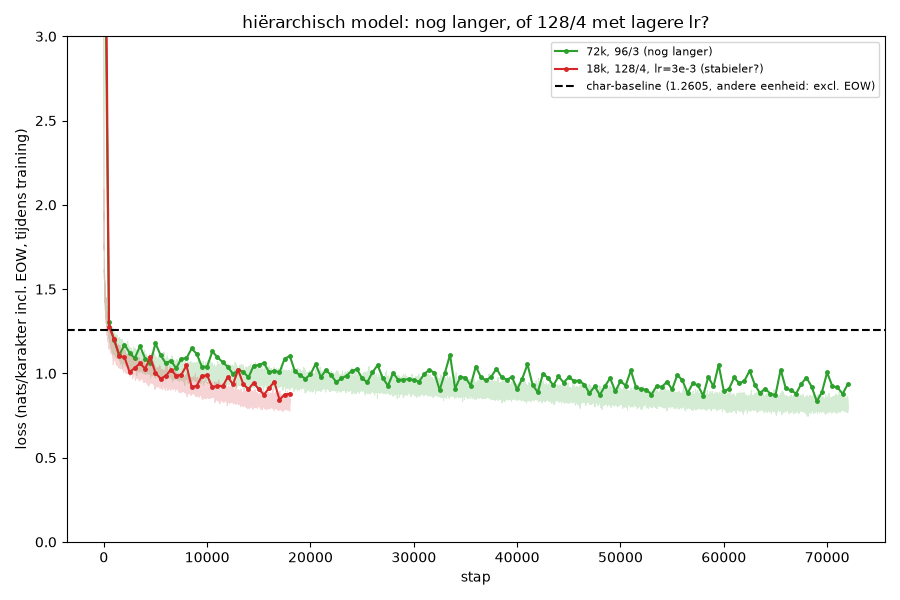

Source code (Python):
"""Vervolg op hierarchisch_sweep2.py (zie EXPERIMENTEN.md experiment 17):
langer trainen won daar duidelijk (36k: 1,1882 tegen 18k: 1,2139), groter
maken (128/4) faalde door instabiliteit op lr=5e-3 (gradient-explosie rond
stap 7500), niet per se door een hard capaciteitsplafond.

Twee vervolgvragen:
  1. Zet "langer trainen" door - blijft de 96/3-config verbeteren bij 72000
     stappen (weer verdubbelen, zoals 18k->36k al deed), of vlakt het af?
  2. Was de instabiliteit van 128/4 echt een leerrate-probleem? Eerst
     goedkoop checken op 18000 stappen met lr=3e-3 (lager dan de 5e-3 die
     instabiel werd) - pas als dat stabiel blijkt, is een langere run daar
     de moeite waard.
"""
import time
from pathlib import Path

import torch
import torch.nn.functional as F
import matplotlib
matplotlib.use("Agg")
import matplotlib.pyplot as plt

from exp import APPARAAT, DATA_MAP, TEKST_BESTANDEN, TRAIN_FRACTIE, CharTokenizer
from hierarchisch import (splits_in_brokken, codeer_brok, bouw_brok_tensor, maak_woord_batch,
                          HierarchischModel, genereer_hierarchisch)

MAX_BROK_LENGTE = 16
BROK_VENSTER = 32
N_KOPPEN_BINNEN = 4
N_EMBED_BUITEN = 160
N_LAGEN_BUITEN = 5
N_KOPPEN_BUITEN = 4
AANTAL = 64
EVAL_INTERVAL = 500
DROPOUT = 0.1

BASELINE_CHAR = 1.2605
WINNAAR_36K = 1.1882  # n_embed_binnen=96, 3 lagen, 36000 stappen, lr=5e-3 - zie experiment 17

VARIANTEN = [
    # goedkoopste eerst: geeft snel een tussentijds signaal terwijl de lange run nog moet komen
    ("18k, 128/4, lr=3e-3 (stabieler?)", dict(n_embed_binnen=128, n_lagen_enc=4, n_lagen_dec=4, n_stappen=18000, lr=3e-3)),
    ("72k, 96/3 (nog langer)",         dict(n_embed_binnen=96, n_lagen_enc=3, n_lagen_dec=3, n_stappen=72000, lr=5e-3)),
]

boeken = [(n, (DATA_MAP / n).read_text(encoding="utf-8")) for n in TEKST_BESTANDEN]
tekst = "".join(t for _, t in boeken)
tok = CharTokenizer(tekst)
EOW_ID, PAD_ID = tok.vocab_size, tok.vocab_size + 1
print(f"apparaat={APPARAAT}  vocab={tok.vocab_size}  totaal={len(tekst):,} karakters\n", flush=True)

train_brokken, test_brokken = bouw_brok_tensor(boeken, tok, MAX_BROK_LENGTE, EOW_ID, PAD_ID, TRAIN_FRACTIE)
train_brokken, test_brokken = train_brokken.to(APPARAAT), test_brokken.to(APPARAAT)
print(f"brokken: train={train_brokken.shape[0]:,}  test={test_brokken.shape[0]:,}\n", flush=True)

UITVOER = Path(__file__).parent / "hierarchisch_sweep3_resultaten.pt"
resultaten = torch.load(UITVOER) if UITVOER.exists() else {}

for naam, hp in VARIANTEN:
    if naam in resultaten:
        r = resultaten[naam]
        print(f"{naam:>36s}  nats/char {r['nats_excl']:.4f}  (overgeslagen)", flush=True)
        continue

    torch.manual_seed(0)
    model = HierarchischModel(
        tok_vocab_size=tok.vocab_size, pad_id=PAD_ID, eow_id=EOW_ID, max_brok_lengte=MAX_BROK_LENGTE,
        n_embed_binnen=hp["n_embed_binnen"], n_lagen_enc=hp["n_lagen_enc"], n_lagen_dec=hp["n_lagen_dec"],
        n_koppen_binnen=N_KOPPEN_BINNEN, n_embed_buiten=N_EMBED_BUITEN, n_lagen_buiten=N_LAGEN_BUITEN,
        n_koppen_buiten=N_KOPPEN_BUITEN, brok_venster=BROK_VENSTER, dropout=DROPOUT,
    ).to(APPARAAT)
    n_par = sum(p.numel() for p in model.parameters())
    n_stappen = hp["n_stappen"]
    optimizer = torch.optim.AdamW(model.parameters(), lr=hp["lr"])
    scheduler = torch.optim.lr_scheduler.CosineAnnealingLR(optimizer, T_max=n_stappen)
    char_vocab_out = model.decoder.uit.out_features

    print(f"\n--- {naam} ({n_par:,} parameters, {n_stappen} stappen, lr={hp['lr']}) ---", flush=True)
    t0 = time.time()
    train_losses, test_stappen, test_losses = [], [], []
    hoogste_train_loss_na_opwarmen = 0.0  # instabiliteits-signaal: piekt dit ver boven het normale niveau?
    for stap in range(n_stappen):
        x_b, y_b = maak_woord_batch(train_brokken, BROK_VENSTER, AANTAL)
        logits = model(x_b, y_b)
        loss = F.cross_entropy(logits.reshape(-1, char_vocab_out), y_b.reshape(-1), ignore_index=PAD_ID)
        optimizer.zero_grad(); loss.backward(); optimizer.step(); scheduler.step()
        train_losses.append(loss.item())
        if stap > 1000:
            hoogste_train_loss_na_opwarmen = max(hoogste_train_loss_na_opwarmen, loss.item())

        if stap % EVAL_INTERVAL == 0 or stap == n_stappen - 1:
            model.eval()
            with torch.no_grad():
                x_t, y_t = maak_woord_batch(test_brokken, BROK_VENSTER, AANTAL)
                logits_t = model(x_t, y_t)
                loss_t = F.cross_entropy(logits_t.reshape(-1, char_vocab_out), y_t.reshape(-1), ignore_index=PAD_ID)
            model.train()
            test_stappen.append(stap); test_losses.append(loss_t.item())
            print(f"  stap {stap:>6}  train {loss.item():.3f}  test {loss_t.item():.3f}  "
                  f"({time.time()-t0:.0f}s)", flush=True)

    model.eval()
    som_excl, aantal_excl = 0.0, 0
    with torch.no_grad():
        for _ in range(20):
            x_t, y_t = maak_woord_batch(test_brokken, BROK_VENSTER, 256)
            logits_t = model(x_t, y_t)
            verlies = F.cross_entropy(logits_t.reshape(-1, char_vocab_out), y_t.reshape(-1),
                                      ignore_index=PAD_ID, reduction="none")
            y_flat = y_t.reshape(-1)
            inhoud = (y_flat != PAD_ID) & (y_flat != EOW_ID)
            som_excl += verlies[inhoud].sum().item()
            aantal_excl += inhoud.sum().item()
    nats_excl = som_excl / aantal_excl

    voorbeeld_brokken = [codeer_brok(b, tok, MAX_BROK_LENGTE, EOW_ID, PAD_ID) for b in splits_in_brokken("Op een dag ")]
    voorbeeld_tekst, _ = genereer_hierarchisch(model, tok, voorbeeld_brokken, brok_venster=BROK_VENSTER,
                                               n_nieuwe_woorden=30, apparaat=APPARAAT, temperatuur=0.7)

    resultaten[naam] = dict(train_losses=train_losses, test_stappen=test_stappen, test_losses=test_losses,
                            nats_excl=nats_excl, n_par=n_par, voorbeeld=voorbeeld_tekst,
                            hoogste_train_loss_na_opwarmen=hoogste_train_loss_na_opwarmen,
                            state_dict={k: v.cpu() for k, v in model.state_dict().items()}, hp=hp)
    print(f"  KLAAR: nats/karakter (excl EOW) = {nats_excl:.4f}  "
          f"(hoogste train loss na opwarmen: {hoogste_train_loss_na_opwarmen:.2f} - "
          f"{'STABIEL' if hoogste_train_loss_na_opwarmen < 3 else 'INSTABIEL, zie curve'})  "
          f"({(time.time()-t0)/60:.1f} min)", flush=True)
    print(f"  voorbeeld: {voorbeeld_tekst!r}", flush=True)
    torch.save(resultaten, UITVOER)

print("\n" + "=" * 70)
print(f"{'':>36s}  nats/char   verschil vs char-baseline   verschil vs 36k-winnaar")
print(f"{'char-model':>36s}  {BASELINE_CHAR:>9.4f}   (referentie)")
print(f"{'36k, 96/3 (vorige winnaar)':>36s}  {WINNAAR_36K:>9.4f}   {WINNAAR_36K-BASELINE_CHAR:>+9.4f}   (referentie)")
for naam, _ in VARIANTEN:
    r = resultaten[naam]
    print(f"{naam:>36s}  {r['nats_excl']:>9.4f}   {r['nats_excl']-BASELINE_CHAR:>+9.4f}   {r['nats_excl']-WINNAAR_36K:>+9.4f}")

alle_namen = ["72k, 96/3 (nog langer)", "18k, 128/4, lr=3e-3 (stabieler?)"]
beste_naam = min(alle_namen, key=lambda n: resultaten[n]["nats_excl"])
print(f"\nbeste in deze ronde: {beste_naam}  ({resultaten[beste_naam]['nats_excl']:.4f})")
if resultaten[beste_naam]["nats_excl"] < WINNAAR_36K:
    print(f"WINT van de vorige beste (36k, 96/3: {WINNAAR_36K})")

# ---------------------------------------------------------------------------
# Plot
# ---------------------------------------------------------------------------
fig, ax = plt.subplots(figsize=(9, 6))
for naam, kleur in zip(alle_namen, ["tab:green", "tab:red"]):
    r = resultaten[naam]
    ax.plot(range(len(r["train_losses"])), r["train_losses"], color=kleur, alpha=0.2, linewidth=0.7)
    ax.plot(r["test_stappen"], r["test_losses"], color=kleur, marker="o", markersize=2.5, label=naam)
ax.axhline(BASELINE_CHAR, color="black", linestyle="--", label=f"char-baseline ({BASELINE_CHAR}, andere eenheid: excl. EOW)")
ax.set_xlabel("stap"); ax.set_ylabel("loss (nats/karakter incl. EOW, tijdens training)")
ax.set_ylim(0, 3)  # instabiliteits-piek van 128/4 vorige keer niet laten domineren
ax.set_title("hiërarchisch model: nog langer, of 128/4 met lagere lr?")
ax.legend(fontsize=8)
fig.tight_layout()
plot_pad = Path(__file__).parent / "hierarchisch_sweep3.png"
fig.savefig(plot_pad)
print(f"\nplot opgeslagen: {plot_pad}", flush=True)
